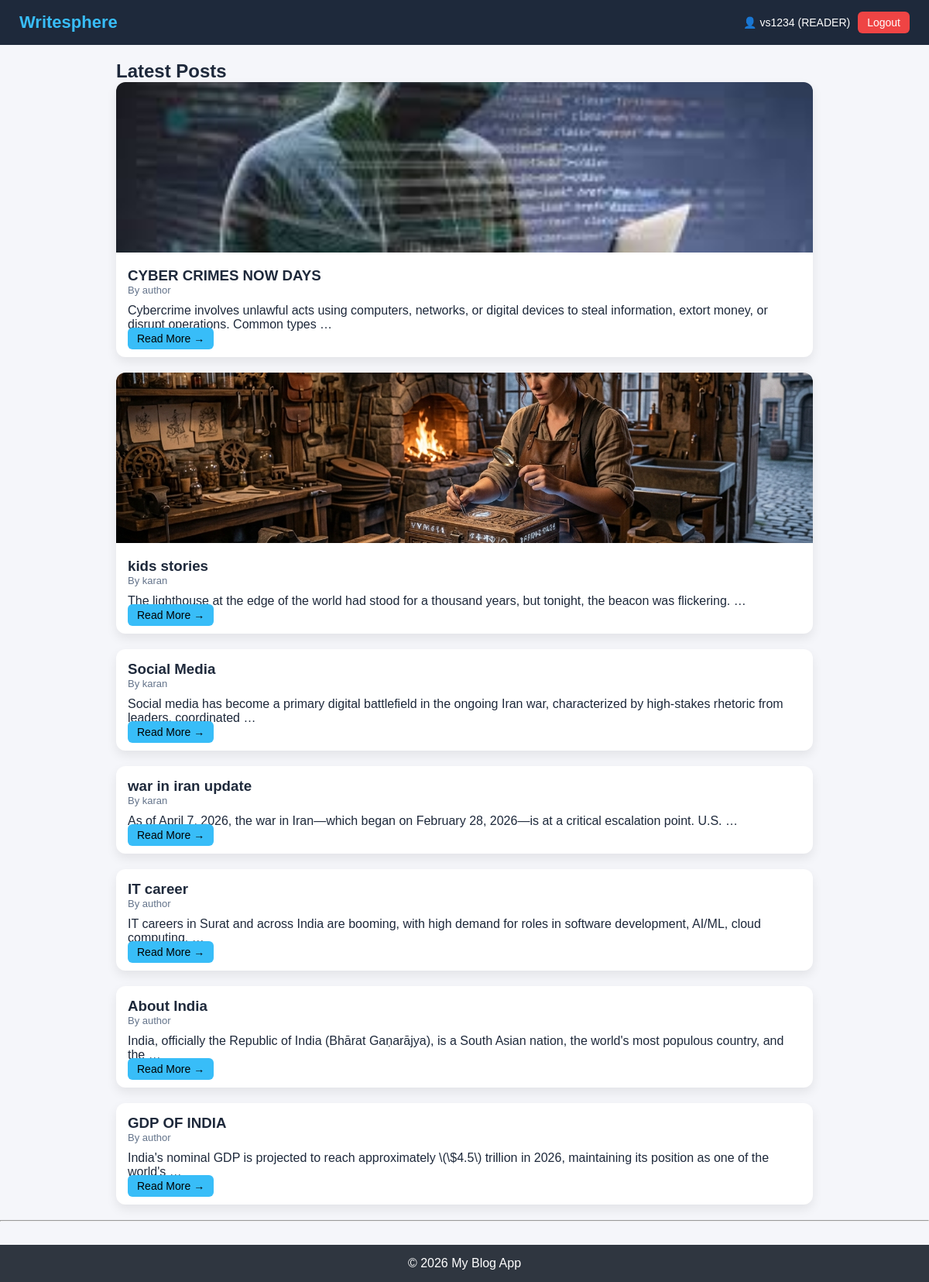
The app's page / (signed in) with its own data.
### accounts/models.py (models this page shows, shortened)
class CustomUser(AbstractUser):
    ROLE_CHOICES = (
        ('author','Author'),
        ('reader','Reader'),
    )
    role = models.CharField(max_length=10,choices=ROLE_CHOICES,default='reader')

### blog/models.py (models this page shows, shortened)
class Post(models.Model):
    author = models.ForeignKey(settings.AUTH_USER_MODEL, on_delete=models.CASCADE)
    title = models.CharField(max_length=200)
    content = models.TextField()
    cover_image = models.ImageField(upload_to='posts/', null=True, blank=True)  # ✅
    created_at = models.DateTimeField(auto_now_add=True)
    updated_at = models.DateTimeField(auto_now=True)

### blog/views.py (the view)
# urls.py: path('',home, name='home'),
@login_required
def home(request):
    posts = Post.objects.all().order_by('-created_at')
    return render(request, 'home.html', {'posts': posts})

### blog/templates/home.html (shortened to what this page needs)
{% extends 'base.html' %}
{% block content %}
<div class="container">
    <h2 class="page-title">Latest Posts</h2>
    {% for post in posts %}
        <div class="post-card">
            {% if post.cover_image %}
                <img src="{{ post.cover_image.url }}" alt="Post Image">
            {% endif %}
            <div class="content">
                <h3>{{ post.title }}</h3>
                <p class="post-meta">
                    By {{ post.author.username }}
                </p>
                <p>{{ post.content|truncatewords:20 }}</p>
                <a class="btn read-btn" href="{% url 'detail' post.id %}">
                    Read More →
                </a>
            </div>
        </div>
    {% empty %}
        <p class="no-post">No posts available</p>
    {% endfor %}
</div>
{% endblock %}

### blog/templates/partials/header.html (shortened to what this page needs)
<nav class="navbar">
    <div class="nav-left">
        <a href="{% url 'home' %}" class="logo">Writesphere</a>
    </div>
    <div class="nav-right">
        {% if user.is_authenticated %}
            <span class="user-info">
                👤 {{ user.username }} ({{ user.role }})
            </span>
            <a href="{% url 'logout' %}" class="btn logout">Logout</a>
        {% else %}
            <a href="{% url 'login' %}" class="btn">Login</a>
            <a href="{% url 'register' %}" class="btn register">Register</a>
        {% endif %}
    </div>
</nav>

### static/css/style.css (style rules this page uses)
* { margin: 0; padding: 0; box-sizing: border-box; }
body { font-family: Arial, sans-serif; background-color: #f5f6fa; color: #1e293b; }
.container { width: 85%; max-width: 900px; margin: 20px auto; }
.navbar { display: flex; justify-content: space-between; align-items: center; background: #1e293b; padding: 15px 25px; flex-wrap: wrap; }
.logo { color: #38bdf8; font-size: 22px; font-weight: bold; text-decoration: none; }
.nav-right { display: flex; align-items: center; gap: 10px; }
.user-info { color: #fff; font-size: 14px; }
.btn { background: #38bdf8; color: #000; padding: 6px 12px; border-radius: 6px; text-decoration: none; font-size: 14px; transition: 0.3s; }
.logout { background: #ef4444; color: white; }
.post-card { background: #fff; border-radius: 12px; overflow: hidden; box-shadow: 0 6px 14px rgba(0,0,0,0.08); margin-bottom: 20px; transition: transform 0.2s; }
.post-card img { width: 100%; height: 220px; object-fit: cover; }
.post-card .content { padding: 15px; }
.post-meta { font-size: 13px; color: #64748b; margin-bottom: 10px; }

### records on screen
CustomUser: username "vs1234", role "READER"
Post: cover_image (picture), title "CYBER CRIMES NOW DAYS", author.username "author", content "Cybercrime involves unlawful acts using computers, networks, or digital devices to steal information, extort money, or disrupt operations. Common types …"
Post: cover_image (picture), title "kids stories", author.username "karan", content "The lighthouse at the edge of the world had stood for a thousand years, but tonight, the beacon was flickering. …"
Post: title "Social Media", author.username "karan", content "Social media has become a primary digital battlefield in the ongoing Iran war, characterized by high-stakes rhetoric from leaders, coordinated …"
Post: title "war in iran update", author.username "karan", content "As of April 7, 2026, the war in Iran—which began on February 28, 2026—is at a critical escalation point. U.S. …"
Post: title "IT career", author.username "author", content "IT careers in Surat and across India are booming, with high demand for roles in software development, AI/ML, cloud computing, …"
Post: title "About India", author.username "author", content "India, officially the Republic of India (Bhārat Gaṇarājya), is a South Asian nation, the world's most populous country, and the …"
Post: title "GDP OF INDIA", author.username "author", content "India's nominal GDP is projected to reach approximately \\(\\$4.5\\) trillion in 2026, maintaining its position as one of the world's …"
